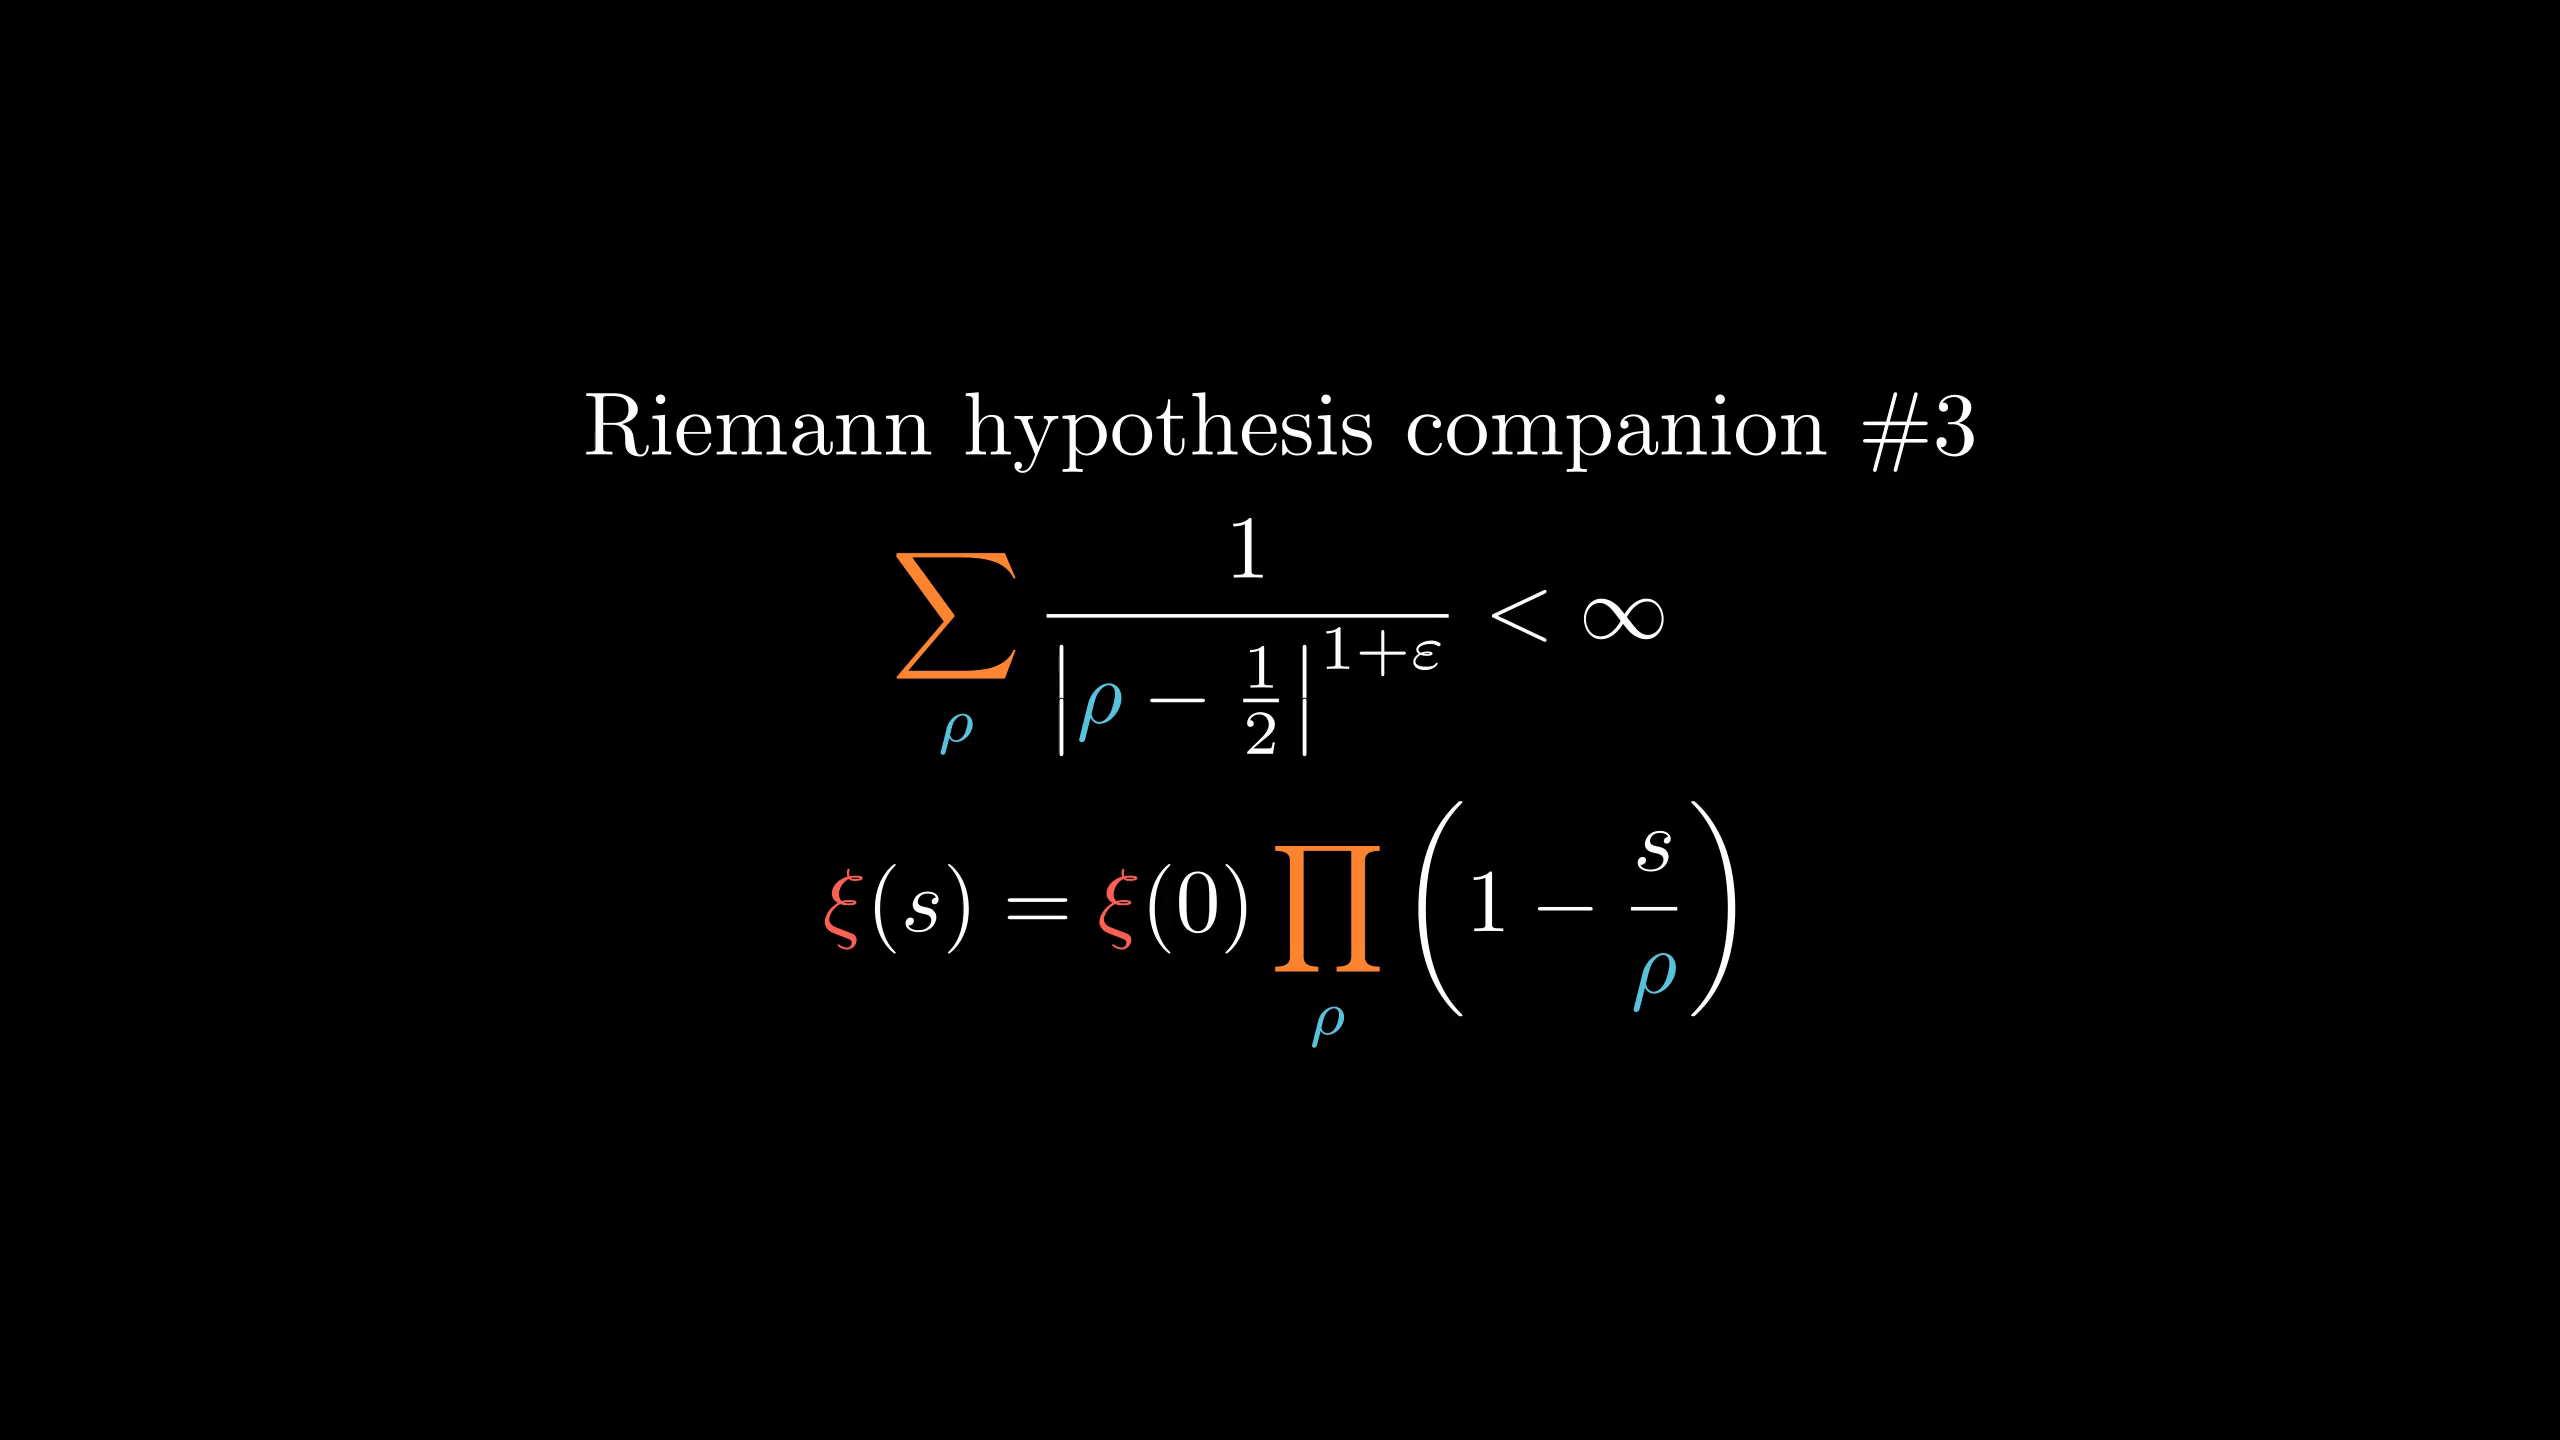

Reproduce this figure in Python.
from manimlib.imports import *

class FooScene(Scene):
    def construct(self):
        tit=TextMobject(r"Riemann hypothesis companion \#3")
        fml=TexMobject(r"\sum_\rho{1\over\left|{\rho}-\frac12\right|" \
                r"^{1+\varepsilon}}<\infty",
                tex_to_color_map={
                    r"\sum":ORANGE,
                    r"_\rho":BLUE,
                    r"{\rho}":BLUE,
                })
        fml2=TexMobject(r"\xi(s)=\xi(0)\prod_\rho\left(1-{s\over\rho}\right)",
                tex_to_color_map={
                    r"\xi":RED,
                    r"\prod":ORANGE,
                    r"_\rho":BLUE,
                    r"\rho}":BLUE
                })
        gp=VGroup(tit,fml,fml2).arrange(DOWN)
        self.add(gp)
        self.wait()
